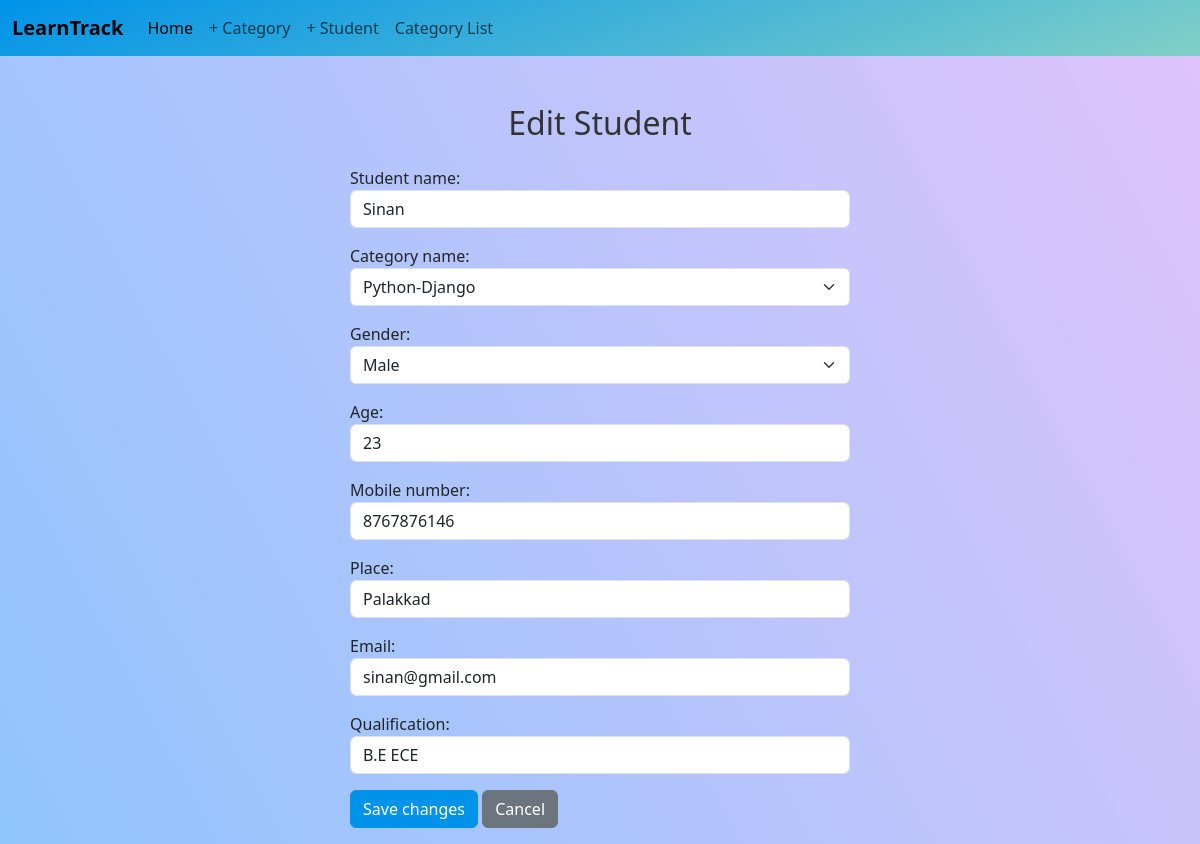
/student/1/update/, run on the app's committed database.
### StudentHub/models.py (models this page shows, shortened)
class Student(models.Model):
    student_name = models.CharField(max_length=200)
    category_name = models.ForeignKey(Category, on_delete=models.CASCADE, related_name="category")
    gender=models.CharField(max_length=20, null=True)
    age=models.IntegerField(null=True)
    place = models.CharField(max_length=200)
    mobile_number = models.CharField(max_length=200)
    email = models.CharField(max_length=200)
    qualification = models.CharField(max_length=200)
    created_date = models.DateTimeField(auto_now_add=True)
    updated_date = models.DateTimeField(auto_now=True)
    is_active = models.BooleanField(default=True)

class Category(models.Model):
    category_name = models.CharField(max_length=200, unique=True)
    created_date = models.DateTimeField(auto_now_add=True)
    updated_date = models.DateTimeField(auto_now=True)
    is_active = models.BooleanField(default=True)
    def __str__(self):
        return self.category_name

### StudentHub/views.py (the view, shortened to what this page needs)
# urls.py: path("student/<int:pk>/update/", views.StudentUpdateView.as_view(), name="student-edit"),
class StudentUpdateView(View):
    def get(self, request, *args, **kwargs):
        id = kwargs.get('pk')
        student_object = Student.objects.get(id=id)
        form = StudentForm(instance=student_object)
        return render(request, 'student_edit.html', {'form': form})

### StudentHub/forms.py
class StudentForm(forms.ModelForm):
    GENDER_CHOICES = [
        ('male', 'Male'),
        ('female', 'Female'),
    ]
    gender = forms.ChoiceField(
        choices=GENDER_CHOICES,
        widget=forms.Select(attrs={'class': 'form-select mb-3'})
    )
    class Meta:
        model = Student
        fields = ["id", "student_name", "category_name", "mobile_number", "place", "email", "qualification", "gender", "age"]
        widgets = {
            "student_name": forms.TextInput(attrs={'class': 'form-control mb-3'}),
            "category_name": forms.Select(attrs={'class': 'form-select mb-3'}),
            "mobile_number": forms.TextInput(attrs={'class': 'form-control mb-3'}),
            "place": forms.TextInput(attrs={'class': 'form-control mb-3'}),
            "email": forms.EmailInput(attrs={'class': 'form-control mb-3'}),
            "qualification": forms.TextInput(attrs={'class': 'form-control mb-3'}),
            "age": forms.NumberInput(attrs={'class': 'form-control mb-3'}),
        }

### StudentHub/templates/student_edit.html (shortened to what this page needs)
<!DOCTYPE html>
{% load static %}
<html lang="en">
<head>
  <link href="https://cdn.jsdelivr.net/npm/bootstrap@5.3.3/dist/css/bootstrap.min.css" rel="stylesheet"
>
  <link rel="stylesheet" href="{% static 'css/student_edit.css' %}">
</head>
<body>
  <nav class="navbar navbar-expand-lg bg-body-tertiary">
    <div class="container-fluid">
      <a class="navbar-brand fw-bolder" href="#">LearnTrack</a>
      <div class="collapse navbar-collapse" id="navbarSupportedContent">
        <ul class="navbar-nav me-auto mb-2 mb-lg-0">
          <li class="nav-item">
            <a class="nav-link active" aria-current="page" href="{% url 'home' %}">Home</a>
          </li>
          <li class="nav-item">
            <a class="nav-link" href="{% url 'category-add' %}">+ Category</a>
          </li>
          <li class="nav-item">
            <a class="nav-link" href="{% url 'student-add' %}">+ Student</a>
          </li>
          <li class="nav-item">
            <a class="nav-link" href="{% url 'category-list' %}">Category List</a>
          </li>
        </ul>
      </div>
    </div>
  </nav>
  <div class="container mt-5">
    <div class=" mb-4 text-center">
      <h2>Edit Student</h2>
    </div>
    <form action="" method="post" class="mb-3">
      <div class="mb-3">
        {{ form.student_name.label_tag }}
        {{ form.student_name }}
      </div>
      <div class="mb-3">
        {{ form.category_name.label_tag }}
        {{ form.category_name }}
      </div>
      <div class="mb-3">
        {{ form.gender.label_tag }}
        {{ form.gender }}
      </div>
      <div class="mb-3">
        {{ form.age.label_tag }}
        {{ form.age }}
      </div>
      <div class="mb-3">
        {{ form.mobile_number.label_tag }}
        {{ form.mobile_number }}
      </div>
      <div class="mb-3">
        {{ form.place.label_tag }}
        {{ form.place }}
      </div>
      <div class="mb-3">
        {{ form.email.label_tag }}
        {{ form.email }}
      </div>
      <div class="mb-3">
        {{ form.qualification.label_tag }}
        {{ form.qualification }}
      </div>
      <button type="submit" class="btn btn-primary">Save changes</button>
      <a href="{% url 'home' %}" class="btn btn-secondary">Cancel</a>
    </form>
  </div>
</body>
</html>

### StudentHub/static/css/student_edit.css (style rules this page uses)
body { background-color: #8EC5FC; background-image: linear-gradient(62deg, #8EC5FC 0%, #E0C3FC 100%); background-repeat: no-repeat; background-size: 100% 900px; }
.navbar { background-color: #0093E9; background-image: linear-gradient(160deg, #0093E9 0%, #80D0C7 100%); }
h2 { color: #333; }
form { max-width: 500px; margin: auto; }
.btn-primary { background-color: #0093E9; border-color: #0093E9; }
.btn-secondary { background-color: #6c757d; border-color: #6c757d; }

### data on the page
Student: student_name "Sinan", gender "Male", age "23", mobile_number "8767876146", place "Palakkad", email "sinan@gmail.com", qualification "B.E ECE"
Category: category_name "Python-Django"
